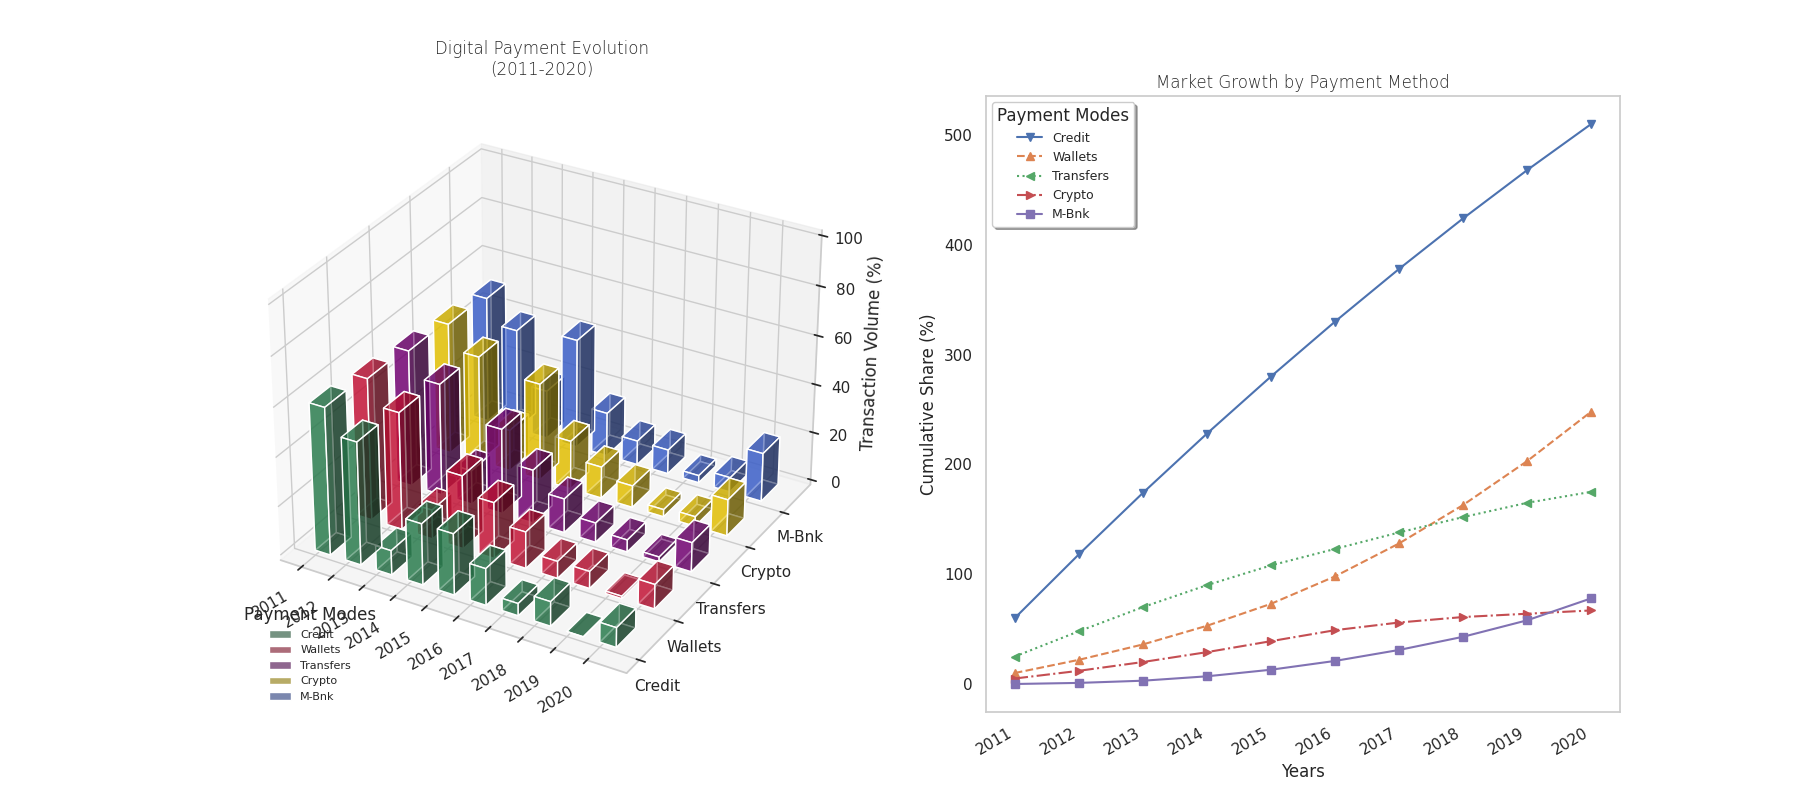

Generate this figure with Python:
import matplotlib.pyplot as plt
import numpy as np
from mpl_toolkits.mplot3d import Axes3D

years = np.arange(2011, 2021)

credit_cards = [60, 58, 56, 54, 52, 50, 48, 46, 44, 42]
digital_wallets = [10, 12, 14, 17, 20, 25, 30, 35, 40, 45]
bank_transfers = [25, 23, 22, 20, 18, 15, 15, 14, 13, 10]
cryptocurrencies = [5, 7, 8, 9, 10, 10, 7, 5, 3, 3]
mobile_banking = [0, 1, 2, 4, 6, 8, 10, 12, 15, 20]

cumulative_market_share = {
    'Credit': np.cumsum(credit_cards),
    'Wallets': np.cumsum(digital_wallets),
    'Transfers': np.cumsum(bank_transfers),
    'Crypto': np.cumsum(cryptocurrencies),
    'M-Bnk': np.cumsum(mobile_banking)
}

fig = plt.figure(figsize=(18, 8))

ax1 = fig.add_subplot(121, projection='3d')

methods = ['Credit', 'Wallets', 'Transfers', 'Crypto', 'M-Bnk']
data = [credit_cards, digital_wallets, bank_transfers, cryptocurrencies, mobile_banking]

xpos = np.repeat(np.arange(len(years)), len(methods))
ypos = np.tile(np.arange(len(methods)), len(years))
zpos = np.zeros_like(xpos)
dx = dy = 0.5
dz = np.hstack(data)
colors = ['seagreen', 'crimson', 'purple', 'gold', 'royalblue']  # Randomly shuffle color order

for i, color in enumerate(colors):
    ax1.bar3d(xpos[ypos == i], ypos[ypos == i], zpos[ypos == i], dx, dy, dz[ypos == i],
              color=color, alpha=0.6, label=methods[i], zsort='min')  # Adjusted alpha and zsort

ax1.set_xticks(np.arange(len(years)))
ax1.set_xticklabels(years, rotation=30, ha='right')  # Adjusted rotation and text alignment
ax1.set_yticks(np.arange(len(methods)))
ax1.set_yticklabels(methods)
ax1.set_zlabel('Transaction Volume (%)')
ax1.set_zlim(0, 100)
ax1.set_title('Digital Payment Evolution\n(2011-2020)',
              fontsize=12, fontweight='light', pad=15)  # Changed font size and weight
ax1.legend(loc='lower left', title='Payment Modes', fontsize=8, frameon=False)  # Adjusted legend

ax2 = fig.add_subplot(122)

line_styles = ['-', '--', ':', '-.', '-']  # Different line styles
markers = ['v', '^', '<', '>', 's']  # Changed marker types
for method, (style, marker) in zip(cumulative_market_share.keys(), zip(line_styles, markers)):
    ax2.plot(years, cumulative_market_share[method], linestyle=style, marker=marker, label=method)

ax2.set_title('Market Growth by Payment Method', fontsize=12, fontweight='light')
ax2.set_xlabel('Years')
ax2.set_ylabel('Cumulative Share (%)')
ax2.set_xticks(years)
ax2.set_xticklabels(years, rotation=30, ha='right')
ax2.legend(title='Payment Modes', fontsize=9, shadow=True)  # Adjusted legend style
ax2.grid(False)  # Removed grid

plt.tight_layout()
plt.show()
